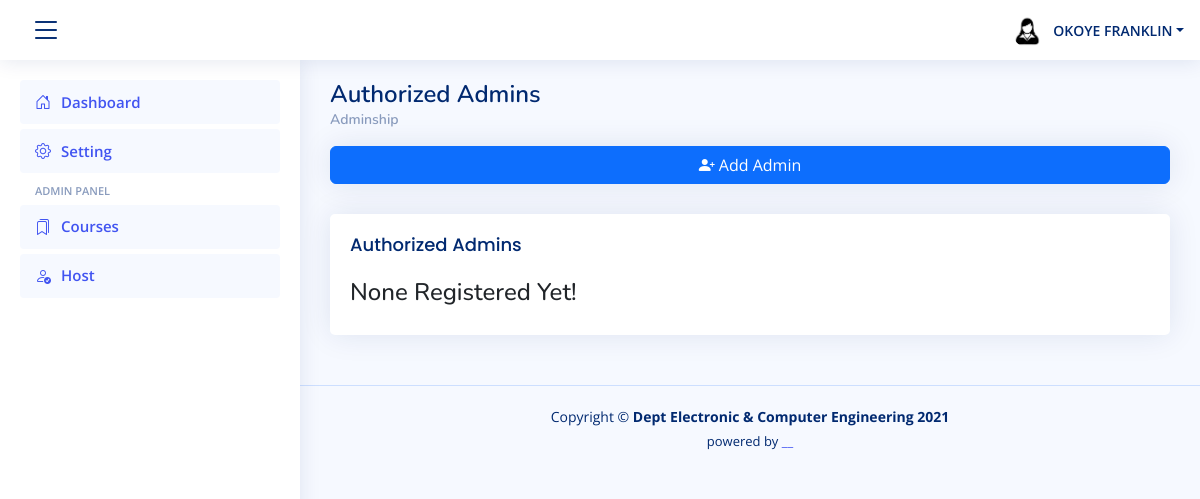
Before: /student_admins/ (signed in) with the older database file.
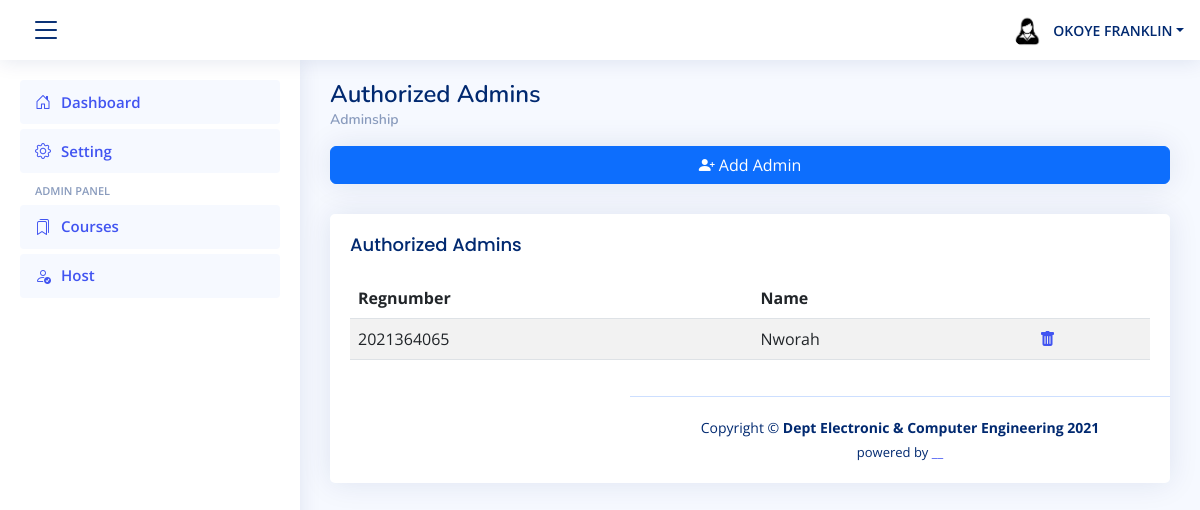
After: the same page with the newer database file.
### students/models.py (models this page shows, shortened)
class Student(models.Model):
    reg_number = models.CharField(unique=True, verbose_name='Registration Number', max_length =10)
    first_name = models.CharField(max_length=50, verbose_name='First Name')
    last_name = models.CharField(max_length=50, verbose_name = 'Last Name')
    SEX_CHOICES = [
        ('M', 'Male'),
        ('F', 'Female'),
    ]
    sex = models.CharField(max_length=1, choices=SEX_CHOICES)
    birth_date = models.DateField(verbose_name = 'Date of Birth', null=True, blank=True)
    auth_code = models.CharField(max_length=20, verbose_name= 'Auth Code', null=True, blank=True)
    phone = models.CharField(max_length=20, verbose_name='Phone',  null=True, blank=True)
    admin = models.BooleanField(verbose_name='Admin', default='False', null=True, blank=True)
    class Meta:
        verbose_name = 'Student'
        verbose_name_plural = 'Students'

### attendance/views.py (the view)
# urls.py: path('student_admins/', StudentAdmin, name='admin_list'),
def StudentAdmin(request):
    admins = Student.objects.filter(admin=True).order_by('reg_number')
    context = {'admins':admins}
    return render(request, template_name='admins.html', context=context)

### templates/admins.html (shortened to what this page needs)
{% extends "partials/base.html" %}
{%load humanize %}
{% block content %}
<main id="main" class="main">
    <div class="pagetitle">
      <h1>Authorized Admins</h1>
      <nav>
        <ol class="breadcrumb">
          <li class="breadcrumb-item-active"><a href="{% url 'dashboard' %}">Adminship</a></li>
        </ol>
      </nav>
    </div>
        <div class="card">
            <button type="button" class="btn btn-primary" data-bs-toggle="modal" data-bs-target="#verticalycentered">
                <i class="bi bi-person-plus-fill" ></i> Add Admin
            </button>
        </div>
  <section class="section">
    <div class="row">
      <div class="col-lg-12">
      <div class="card">
          <div class="card-body">
            <h5 class="card-title">Authorized Admins</h5>
            {% if admins %}
            <table class="table table-striped">
              <thead>
                <tr>
                  <th scope="col">Regnumber</th>
                  <th scope="col">Name</th>
                  <th scope='col'></th>
                </tr>
              </thead>
              <tbody>
              {% for student in admins %}
                <tr>
                  <td>{{student.reg_number}}</td>
                  <td>{{student.first_name|title}}</td>
                  <td><a href="{% url 'admin_delete' student.id %}"><i class="bi bi-trash-fill"></i></a></td>
                </tr>
              {% endfor %}
              </tbody>
            </table>
            {%else%}
            <h4> None Registered Yet! </h4>
          </div>
        </div>
      </div>
    </div>
    </div>
    {%endif%}
{% endblock %}

Changed rows visible on the page:
now on this page (row edited): Student: reg_number "2021364065", first_name "Nworah"
Other visible differences:
text no longer shown: "None Registered Yet!"
text now shown: "Regnumber Name"
